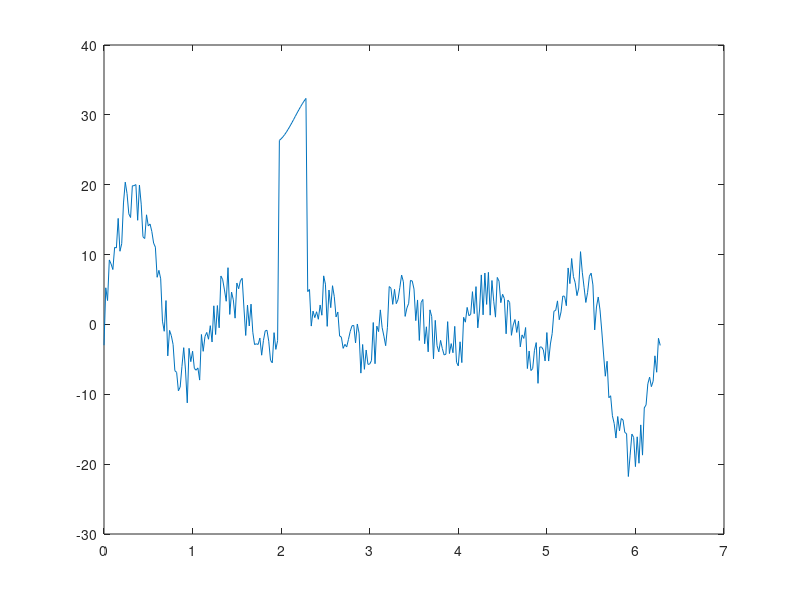

The MATLAB source for this figure: (Note: this script raises an error after producing the figure.)
clc
clear all
close all
%% Regression problem
x = [1 2 3 4 5 6]';
t = (0:0.02:2*pi)';
A = [sin(t) sin(2*t) sin(3*t) sin(4*t) sin(5*t) sin(6*t)];
e = (-4+8*rand(length(t),1));
e(100:115) = 30;
y = A*x+e;
plot(t,y);

xhat = sdpvar(6,1)

%% Large-scale quadratic programs
